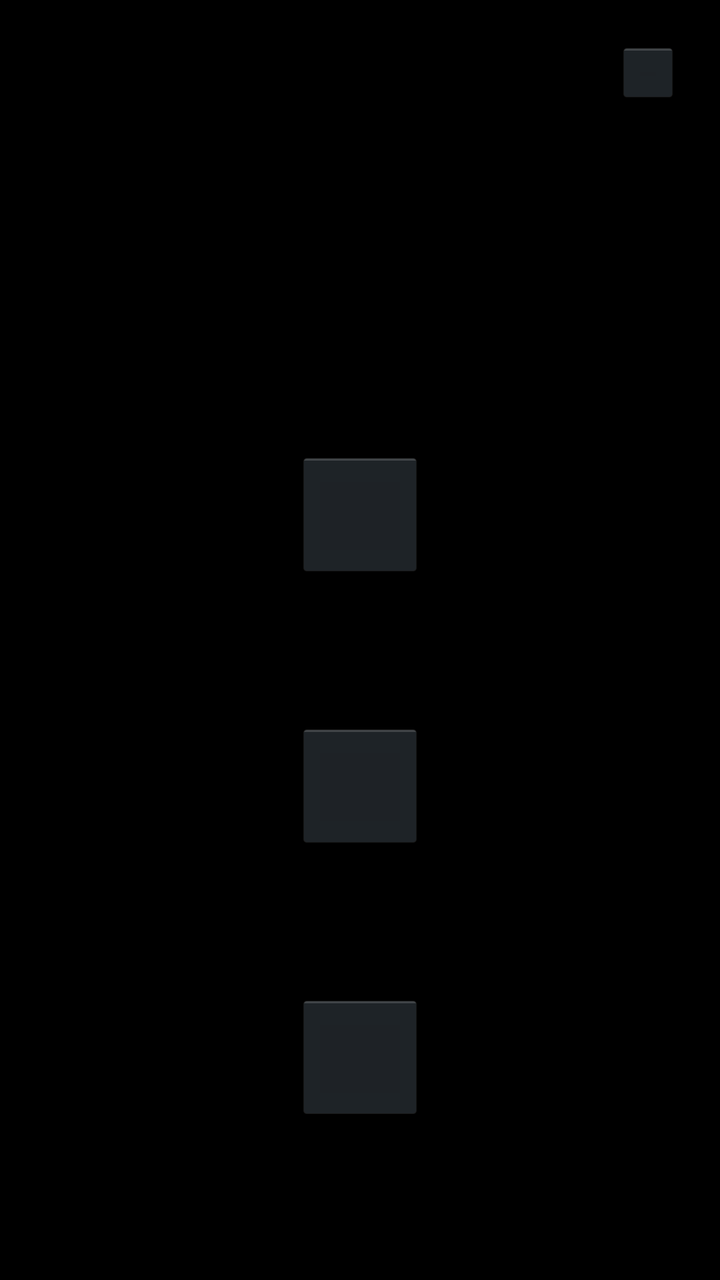
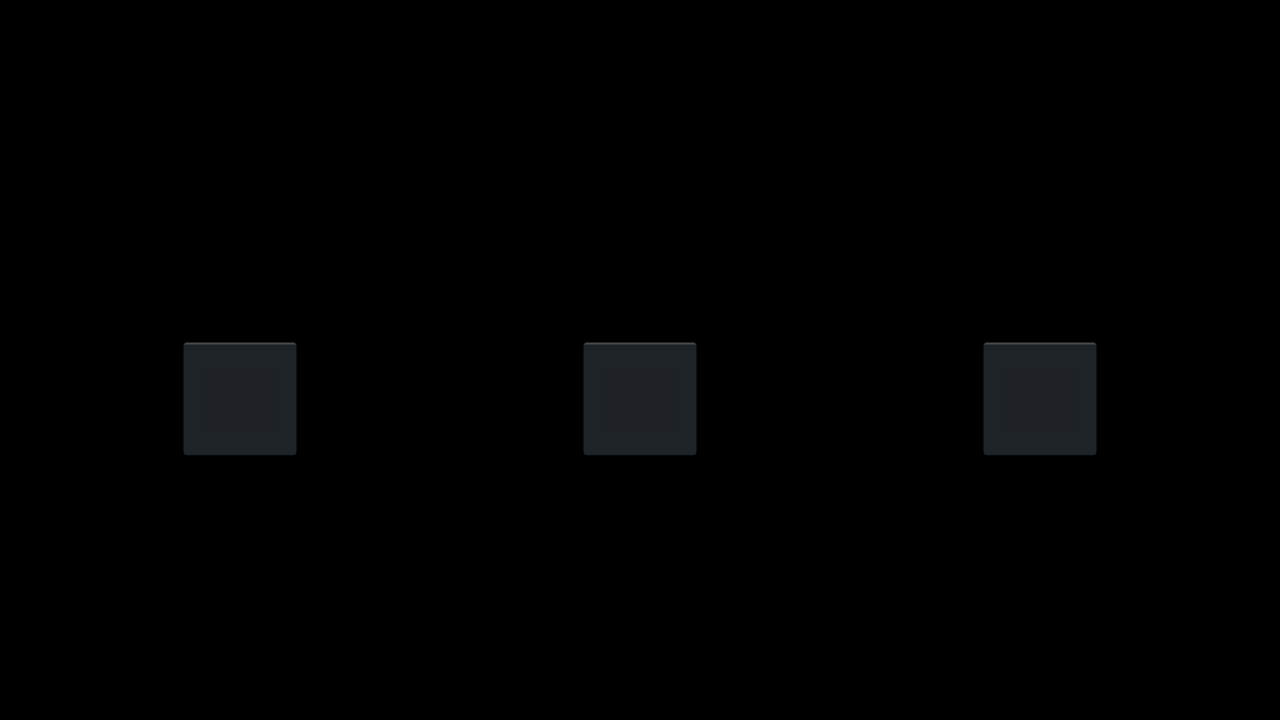

The same Android screen from two of the app's own layout files: first res/layout/ as a phone draws it, then the repository's variant for another configuration, drawn on a device whose configuration selects that folder. Both files follow.
<!-- AndroidManifest.xml: activity theme app_theme -->
<!-- res/layout/main.xml -->
<?xml version="1.0" encoding="utf-8"?>
<FrameLayout xmlns:android="http://schemas.android.com/apk/res/android"
    android:orientation="vertical"
    android:layout_width="fill_parent"
    android:layout_height="fill_parent"
    android:padding="0dp"
        >



<LinearLayout xmlns:android="http://schemas.android.com/apk/res/android"
	xmlns:ads="http://schemas.android.com/apk/res-auto"
	android:orientation="vertical"
	android:layout_width="fill_parent"
	android:layout_height="fill_parent"
	android:gravity="top"
	android:layout_gravity="center"
>
	<LinearLayout
                android:orientation="vertical"
                android:layout_height="wrap_content"
                android:layout_width="wrap_content"
                android:padding="20dp"
                android:layout_gravity="right"
                android:gravity="right"
                android:id="@+id/blayouttop"
                android:background="@android:color/transparent"
        >
                <ImageButton 
                        android:id="@+id/iemail"
			android:clickable="true"
			android:gravity="right"
			android:layout_gravity="bottom"
			android:layout_width="32dp"
			android:layout_height="32dp"
                />
	</LinearLayout>







	<LinearLayout
                android:orientation="vertical"
                android:layout_height="wrap_content"
                android:layout_width="fill_parent"
                android:padding="10dp"
                android:layout_gravity="center"
                android:gravity="center"
                android:id="@+id/blayouttitle"
                android:background="@android:color/transparent"
        >
	<TextView
                android:orientation="vertical"
                android:layout_height="wrap_content"
                android:layout_width="wrap_content"
                android:gravity="center"
                android:layout_gravity="center"
                android:id="@+id/title"
                android:text="@string/app_name"
                android:textColor="#000000"
                android:textSize="26dp"
        />
	</LinearLayout>



 <LinearLayout
                android:orientation="vertical"
                android:layout_height="fill_parent"
                android:layout_width="fill_parent"
                android:layout_gravity="center"
                android:gravity="center"
                android:id="@+id/blayoutwr"
                android:background="@android:color/transparent"
        >




	<LinearLayout
                android:orientation="vertical"
                android:layout_height="wrap_content"
                android:layout_width="fill_parent"
                android:layout_gravity="center"
                android:gravity="center"
                android:id="@+id/blayouttop"
                android:background="@android:color/transparent"
        >
		<ImageButton 
			android:layout_gravity="center"
			android:gravity="center"	
			android:id="@+id/iadd"
			android:layout_marginTop="40dp"
			android:layout_height="64dp"
			android:layout_width="64dp"
		/>


	<TextView
                android:orientation="vertical"
                android:layout_height="wrap_content"
                android:layout_width="wrap_content"
                android:gravity="center"
                android:layout_gravity="center"
                android:id="@+id/tadd"
                android:text="@string/tadd"
                android:textColor="#000000"
                android:textSize="16dp"
        />
        </LinearLayout>


	<LinearLayout
		android:layout_height="wrap_content"
		android:layout_width="fill_parent"
		android:layout_marginTop="10dp"
		android:layout_gravity="center"
		android:gravity="center"	
		android:orientation="vertical"
	>
		<ImageButton 
			android:layout_gravity="center"
			android:gravity="center"	
			android:id="@+id/ibank"
			android:layout_marginTop="40dp"
			android:layout_height="64dp"
			android:layout_width="64dp"
		/>
	<TextView
                android:orientation="vertical"
                android:layout_height="wrap_content"
                android:layout_width="wrap_content"
                android:gravity="center"
                android:layout_gravity="center"
                android:id="@+id/tbank"
                android:text="@string/tbank"
                android:textColor="#000000"
                android:textSize="16dp"
        />

	</LinearLayout>




	<LinearLayout
                android:layout_height="wrap_content"
                android:layout_width="fill_parent"
                android:layout_marginTop="10dp"
                android:layout_gravity="center"
                android:gravity="center"        
                android:orientation="vertical"
        >
                <ImageButton 
                        android:layout_gravity="center"
                        android:gravity="center"        
                        android:id="@+id/ispend"
                        android:layout_marginTop="40dp"
                        android:layout_height="64dp"
                        android:layout_width="64dp"
                />
        <TextView
                android:orientation="vertical"
                android:layout_height="wrap_content"
                android:layout_width="wrap_content"
                android:gravity="center"
                android:layout_gravity="center"
                android:id="@+id/tspend"
                android:text="@string/tspend"
                android:textColor="#000000"
                android:textSize="16dp"
        />

        </LinearLayout>




</LinearLayout>















</LinearLayout>


</FrameLayout>
<!-- resources referenced by this layout -->
<resources>
  <string name="app_name">Cloud Coin Consortium</string>
  <string name="tadd">IMPORT</string>
  <string name="tbank">BANK</string>
  <string name="tspend">EXPORT</string>
  <style name="app_theme" parent="@android:style/Theme.Holo">
    
      
      <item name="android:listViewStyle">@style/TransparentListView</item>
      <item name="android:expandableListViewStyle">@style/TransparentExpandableListView</item>
    </style>
  <style name="TransparentListView" parent="@android:style/Widget.ListView">
      <item name="android:cacheColorHint">@android:color/transparent</item>
    </style>
  <style name="TransparentExpandableListView" parent="@android:style/Widget.ExpandableListView">
      <item name="android:cacheColorHint">@android:color/transparent</item>
    </style>
</resources>
<!-- res/layout-land/main.xml (the repository's variant of the layout above) -->
<!-- drawn on the phone turned sideways -->
<?xml version="1.0" encoding="utf-8"?>
<FrameLayout xmlns:android="http://schemas.android.com/apk/res/android"
    android:orientation="vertical"
    android:layout_width="fill_parent"
    android:layout_height="fill_parent"
    android:padding="0dp"
        >


<LinearLayout xmlns:android="http://schemas.android.com/apk/res/android"
	xmlns:ads="http://schemas.android.com/apk/res-auto"
	android:orientation="vertical"
	android:layout_width="fill_parent"
	android:layout_height="fill_parent"
	android:gravity="top"
	android:layout_gravity="center"
>






	<LinearLayout
                android:orientation="vertical"
                android:layout_height="wrap_content"
                android:layout_width="fill_parent"
                android:padding="10dp"
                android:layout_gravity="center"
                android:gravity="center"
                android:id="@+id/blayouttitle"
                android:background="@android:color/transparent"
        >
	<TextView
                android:orientation="vertical"
                android:layout_height="wrap_content"
                android:layout_width="wrap_content"
                android:gravity="center"
                android:layout_gravity="center"
                android:id="@+id/title0"
                android:text="@string/app_name0"
                android:textColor="#000000"
                android:textSize="26dp"
        />
	 <TextView
                android:orientation="vertical"
                android:layout_height="wrap_content"
                android:layout_width="wrap_content"
                android:gravity="center"
                android:layout_gravity="center"
                android:id="@+id/title1"
                android:text="@string/app_name1"
                android:textColor="#000000"
                android:textSize="20dp"
        />
	<TextView
                android:orientation="vertical"
                android:layout_height="wrap_content"
                android:layout_width="wrap_content"
                android:gravity="center"
                android:layout_gravity="center"
                android:id="@+id/title2"
                android:text="@string/app_name"
                android:textColor="#000000"
                android:textSize="26dp"
        />


	</LinearLayout>

</LinearLayout>
<LinearLayout
                android:orientation="horizontal"
                android:layout_height="fill_parent"
                android:layout_width="fill_parent"
                android:padding="20dp"
                android:layout_gravity="center"
                android:gravity="center"
                android:id="@+id/blayouttophorizontal"
                android:background="@android:color/transparent"
        >


	<LinearLayout
                android:orientation="vertical"
                android:layout_height="fill_parent"
                android:layout_width="0dp"
		android:layout_weight="1"
		android:layout_marginTop="10dp"
                android:layout_gravity="center"
                android:gravity="center"
                android:id="@+id/blayouttop"
                android:background="@android:color/transparent"
        >
		<ImageButton 
			android:layout_gravity="center"
			android:gravity="center"	
			android:id="@+id/iadd"
			android:layout_marginTop="40dp"
			android:layout_height="64dp"
			android:layout_width="64dp"
		/>


	<TextView
                android:orientation="vertical"
                android:layout_height="wrap_content"
                android:layout_width="wrap_content"
                android:gravity="center"
                android:layout_gravity="center"
                android:id="@+id/tadd"
                android:text="@string/tadd"
                android:textColor="#000000"
                android:textSize="16dp"
        />
        </LinearLayout>


	<LinearLayout
		android:layout_height="fill_parent"
                android:layout_width="0dp"
		android:layout_weight="1"
		android:layout_marginTop="10dp"
		android:layout_gravity="center"
		android:gravity="center"	
		android:orientation="vertical"
	>
		<ImageButton 
			android:layout_gravity="center"
			android:gravity="center"	
			android:id="@+id/ibank"
			android:layout_marginTop="40dp"
			android:layout_height="64dp"
			android:layout_width="64dp"
		/>
	<TextView
                android:orientation="vertical"
                android:layout_height="wrap_content"
                android:layout_width="wrap_content"
                android:gravity="center"
                android:layout_gravity="center"
                android:id="@+id/tbank"
                android:text="@string/tbank"
                android:textColor="#000000"
                android:textSize="16dp"
        />

	</LinearLayout>




	<LinearLayout
                android:layout_height="fill_parent"
                android:layout_marginTop="10dp"
                android:layout_width="0dp"
		android:layout_weight="1"
                android:layout_gravity="center"
                android:gravity="center"        
                android:orientation="vertical"
        >
                <ImageButton 
                        android:layout_gravity="center"
                        android:gravity="center"        
                        android:id="@+id/ispend"
                        android:layout_marginTop="40dp"
                        android:layout_height="64dp"
                        android:layout_width="64dp"
                />
        <TextView
                android:orientation="vertical"
                android:layout_height="wrap_content"
                android:layout_width="wrap_content"
                android:gravity="center"
                android:layout_gravity="center"
                android:id="@+id/tspend"
                android:text="@string/tspend"
                android:textColor="#000000"
                android:textSize="16dp"
        />

        </LinearLayout>





















</LinearLayout>




<LinearLayout
        android:layout_width="match_parent"
        android:layout_height="match_parent"
        android:layout_weight="1"
        android:layout_marginTop="0dp"
        android:padding="2dp"
        android:layout_gravity="bottom"
        android:gravity="center|bottom">

        <TextView
                android:orientation="vertical"
                android:layout_height="wrap_content"
                android:layout_width="wrap_content"
                android:gravity="center|bottom"
                android:layout_marginTop="0dp"
                android:padding="4dp"
                android:layout_gravity="bottom"
                android:id="@+id/tspend"
                android:text="@string/url"
                android:textColor="#000000"
                android:textSize="16dp"
        />
</LinearLayout>











</FrameLayout>
<!-- resources referenced by the variant -->
<!-- as the phone turned sideways resolves them -->
<resources>
  <string name="app_name">Cloud Coin Consortium</string>
  <string name="app_name0">Pocket Bank</string>
  <string name="app_name1">With RAIDA Authenticity Detection</string>
  <string name="tadd">IMPORT</string>
  <string name="tbank">BANK</string>
  <string name="tspend">EXPORT</string>
  <string name="url">CloudCoinConsortium.com</string>
  <style name="app_theme" parent="@android:style/Theme.Holo">
    
      
      <item name="android:listViewStyle">@style/TransparentListView</item>
      <item name="android:expandableListViewStyle">@style/TransparentExpandableListView</item>
    </style>
  <style name="TransparentListView" parent="@android:style/Widget.ListView">
      <item name="android:cacheColorHint">@android:color/transparent</item>
    </style>
  <style name="TransparentExpandableListView" parent="@android:style/Widget.ExpandableListView">
      <item name="android:cacheColorHint">@android:color/transparent</item>
    </style>
</resources>
